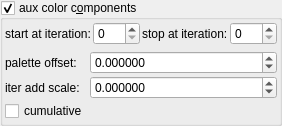
    <widget class="MyGroupBox" name="groupCheck_fold_color_aux_color_enabled_false">
     <property name="title">
      <string>aux color c&amp;omponents</string>
     </property>
     <property name="checkable">
      <bool>true</bool>
     </property>
     <layout class="QVBoxLayout" name="verticalLayout_12">
      <property name="leftMargin">
       <number>2</number>
      </property>
      <property name="topMargin">
       <number>2</number>
      </property>
      <property name="rightMargin">
       <number>2</number>
      </property>
      <property name="bottomMargin">
       <number>2</number>
      </property>
      <item>
       <layout class="QGridLayout" name="gridLayout_32" columnstretch="0,1,0,1">
        <property name="spacing">
         <number>2</number>
        </property>
        <item row="0" column="1">
         <widget class="MySpinBox" name="spinboxInt_fold_color_start_iterations_A">
          <property name="sizePolicy">
           <sizepolicy hsizetype="Minimum" vsizetype="Maximum">
            <horstretch>0</horstretch>
            <verstretch>0</verstretch>
           </sizepolicy>
          </property>
          <property name="maximum">
           <number>999</number>
          </property>
         </widget>
        </item>
        <item row="0" column="2">
         <widget class="QLabel" name="label_288">
          <property name="text">
           <string>stop at iteration:</string>
          </property>
         </widget>
        </item>
        <item row="0" column="0">
         <widget class="QLabel" name="label_289">
          <property name="text">
           <string>start at iteration:</string>
          </property>
         </widget>
        </item>
        <item row="0" column="3">
         <widget class="MySpinBox" name="spinboxInt_fold_color_stop_iterations_A">
          <property name="sizePolicy">
           <sizepolicy hsizetype="Minimum" vsizetype="Maximum">
            <horstretch>0</horstretch>
            <verstretch>0</verstretch>
           </sizepolicy>
          </property>
          <property name="maximum">
           <number>999</number>
          </property>
         </widget>
        </item>
       </layout>
      </item>
      <item>
       <layout class="QGridLayout" name="gridLayout_9" columnstretch="0,1">
        <property name="spacing">
         <number>2</number>
        </property>
        <item row="1" column="0">
         <widget class="QLabel" name="label_187">
          <property name="text">
           <string>iter add scale:</string>
          </property>
         </widget>
        </item>
        <item row="0" column="1">
         <widget class="MyDoubleSpinBox" name="spinbox4_fold_color_difs_0000_x">
          <property name="sizePolicy">
           <sizepolicy hsizetype="Minimum" vsizetype="Maximum">
            <horstretch>0</horstretch>
            <verstretch>0</verstretch>
           </sizepolicy>
          </property>
          <property name="prefix">
           <string/>
          </property>
          <property name="suffix">
           <string/>
          </property>
          <property name="decimals">
           <number>6</number>
          </property>
          <property name="minimum">
           <double>-100.000000000000000</double>
          </property>
          <property name="maximum">
           <double>100.000000000000000</double>
          </property>
          <property name="singleStep">
           <double>0.100000000000000</double>
          </property>
         </widget>
        </item>
        <item row="0" column="0">
         <widget class="QLabel" name="label_186">
          <property name="text">
           <string>palette offset:</string>
          </property>
         </widget>
        </item>
        <item row="1" column="1">
         <widget class="MyDoubleSpinBox" name="spinbox_fold_color_difs0">
          <property name="sizePolicy">
           <sizepolicy hsizetype="Minimum" vsizetype="Maximum">
            <horstretch>0</horstretch>
            <verstretch>0</verstretch>
           </sizepolicy>
          </property>
          <property name="prefix">
           <string/>
          </property>
          <property name="suffix">
           <string/>
          </property>
          <property name="decimals">
           <number>6</number>
          </property>
          <property name="minimum">
           <double>-99.998999999999995</double>
          </property>
          <property name="maximum">
           <double>99.998999999999995</double>
          </property>
          <property name="singleStep">
           <double>0.100000000000000</double>
          </property>
         </widget>
        </item>
        <item row="2" column="0">
         <widget class="MyCheckBox" name="checkBox_fold_color_aux_color_enabledB_false">
          <property name="text">
           <string notr="true">cumulative</string>
          </property>
         </widget>
        </item>
       </layout>
      </item>
     </layout>
    </widget>
